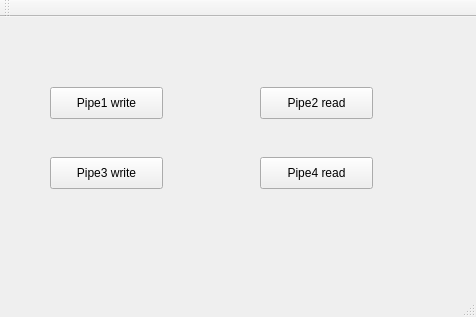
<?xml version="1.0" encoding="UTF-8"?>
<ui version="4.0">
 <class>MainWindow</class>
 <widget class="QMainWindow" name="MainWindow">
  <property name="geometry">
   <rect>
    <x>0</x>
    <y>0</y>
    <width>476</width>
    <height>317</height>
   </rect>
  </property>
  <property name="windowTitle">
   <string>MainWindow</string>
  </property>
  <widget class="QWidget" name="centralWidget">
   <widget class="QPushButton" name="pushButton">
    <property name="geometry">
     <rect>
      <x>50</x>
      <y>70</y>
      <width>113</width>
      <height>32</height>
     </rect>
    </property>
    <property name="text">
     <string>Pipe1 write</string>
    </property>
   </widget>
   <widget class="QPushButton" name="pushButton_2">
    <property name="geometry">
     <rect>
      <x>260</x>
      <y>70</y>
      <width>113</width>
      <height>32</height>
     </rect>
    </property>
    <property name="text">
     <string>Pipe2 read</string>
    </property>
   </widget>
   <widget class="QPushButton" name="pushButton_3">
    <property name="geometry">
     <rect>
      <x>50</x>
      <y>140</y>
      <width>113</width>
      <height>32</height>
     </rect>
    </property>
    <property name="text">
     <string>Pipe3 write</string>
    </property>
   </widget>
   <widget class="QPushButton" name="pushButton_4">
    <property name="geometry">
     <rect>
      <x>260</x>
      <y>140</y>
      <width>113</width>
      <height>32</height>
     </rect>
    </property>
    <property name="text">
     <string>Pipe4 read</string>
    </property>
   </widget>
  </widget>
  <widget class="QMenuBar" name="menuBar">
   <property name="geometry">
    <rect>
     <x>0</x>
     <y>0</y>
     <width>476</width>
     <height>22</height>
    </rect>
   </property>
  </widget>
  <widget class="QToolBar" name="mainToolBar">
   <attribute name="toolBarArea">
    <enum>TopToolBarArea</enum>
   </attribute>
   <attribute name="toolBarBreak">
    <bool>false</bool>
   </attribute>
  </widget>
  <widget class="QStatusBar" name="statusBar"/>
 </widget>
 <layoutdefault spacing="6" margin="11"/>
 <resources/>
 <connections/>
</ui>
